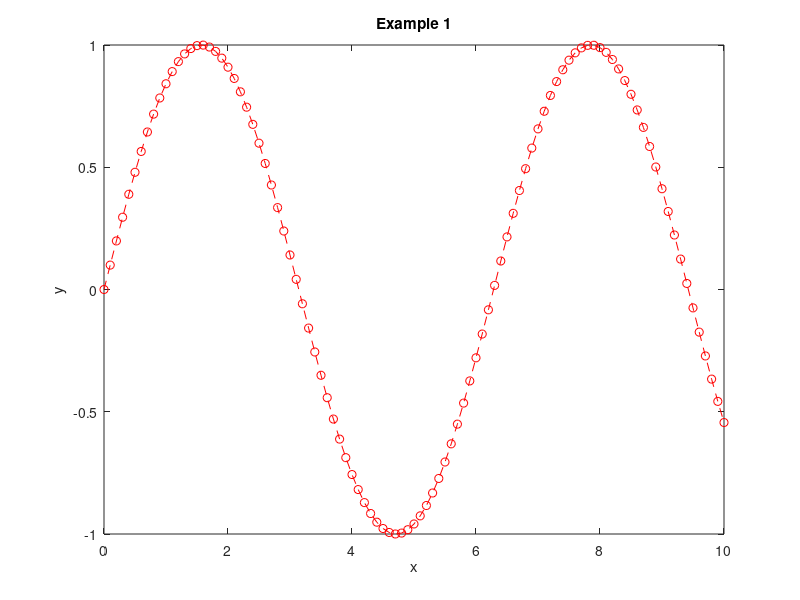
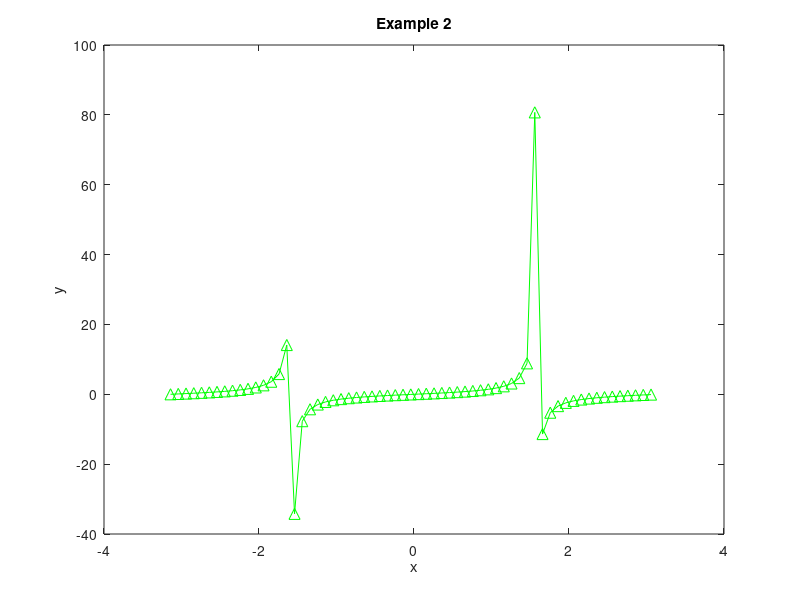
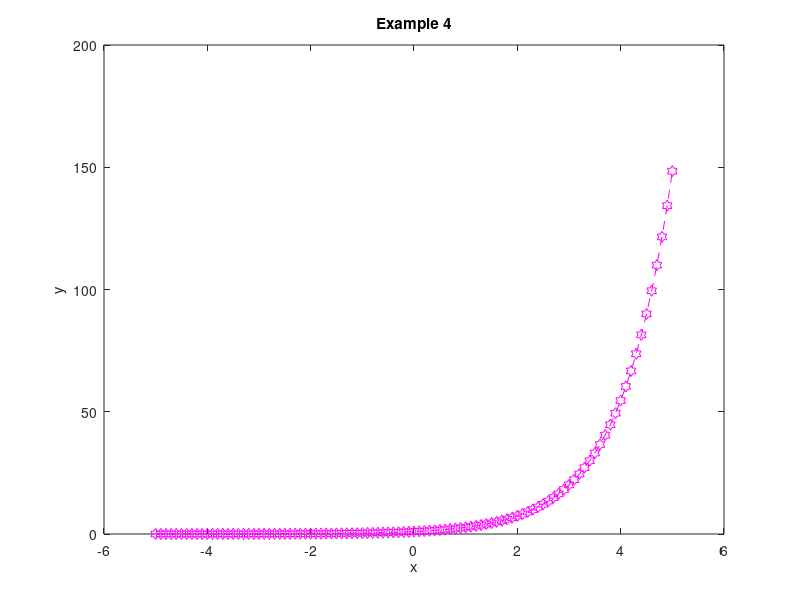

The MATLAB source for these figures, in order:
% A red dashed line with circle markers
figure;
x = 0:0.1:10;
y = sin(x);
plot(x, y, 'r--o')
title('Example 1')
xlabel('x')
ylabel('y')

%A green solid line with triangle markers
figure;
x = -pi:0.1:pi;
y = tan(x);
plot(x, y, 'g^-', 'MarkerSize', 8)
title('Example 2')
xlabel('x')
ylabel('y')

%A blue dotted line with diamond markers
figure;
x = 0:0.1:10;
y = cos(x);
plot(x, y, 'b:.', 'MarkerSize', 10)
title('Example 3')
xlabel('x')
ylabel('y')

%A magenta dashed line with hexagram markers

x = -5:0.1:5;
y = exp(x);
plot(x, y, '--hm', 'MarkerSize', 8)
title('Example 4')
xlabel('x')
ylabel('y')